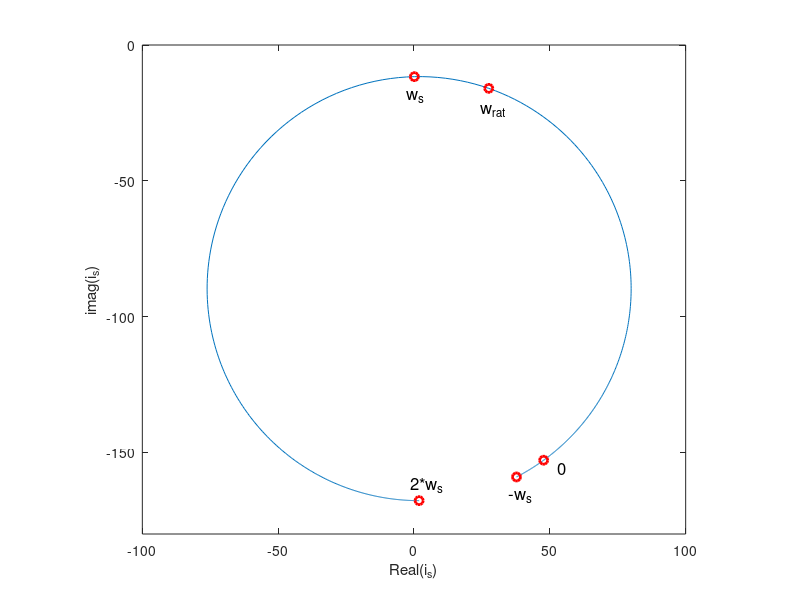
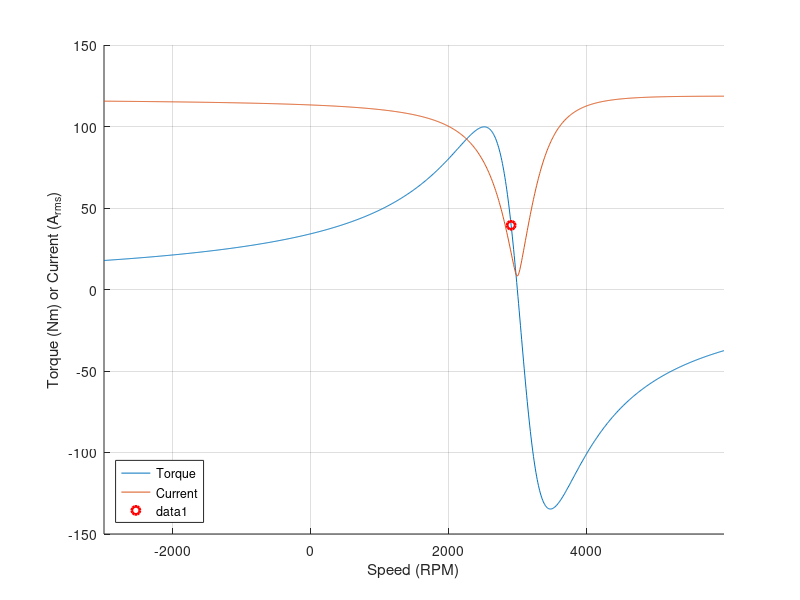
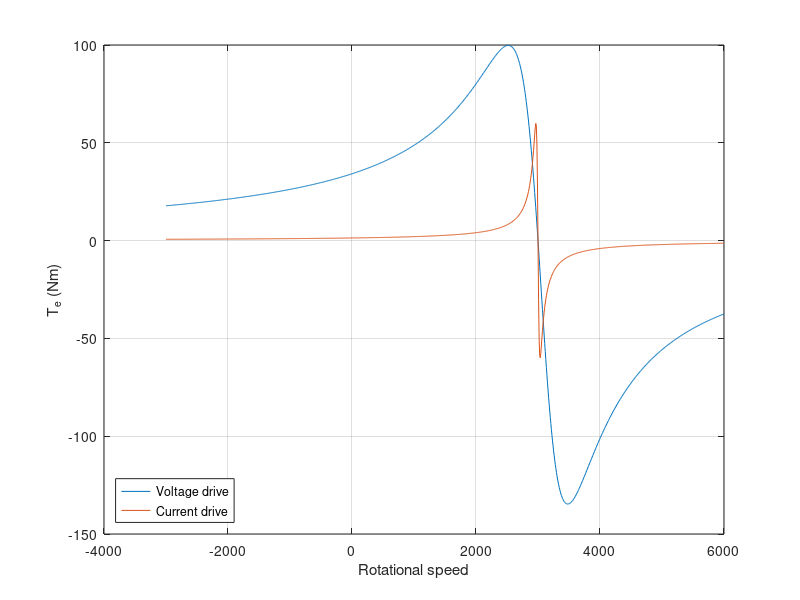

The MATLAB source for these figures, in order:
clear all

%machine properties
Ls = 0.085;
Lr = 0.085;
M = 0.082;
Rs = 0.3;
Rr = 0.3;
J = 0.05;
n_nom = 2910; %RPM

%a)
sigma = 1 - M^2 / (Ls*Lr);

%b)
wm_rat = n_nom/60*2*pi; %rad/s

%c)
u_s = 220*sqrt(2);
w_s = 3000/60*2*pi; %rad/s

%i_s_fun = @(wm) (u_s/())

w_mech = (-w_s : 3*w_s/999 : 2*w_s)';
w_slip = (w_s - w_mech);

i_s_fun = @(wslip) (u_s./(Rs+1i*w_s*Ls+M^2*wslip*w_s./(Rr+1i*wslip*Lr)));

% i_s = u_s./(Rs+1i*w_s*Ls+M^2*w_slip*w_s./(Rr+1i*w_slip*Lr));
i_s = i_s_fun(w_slip);

figure(1)
clf
plot(real(i_s),imag(i_s),'-')
set(gcf,'Name','Circle')
xlabel('Real(i_s)')
ylabel('imag(i_s)')

axis([-100 100 -180 0])
axis equal

%special cases
i_s_s2 = i_s_fun(w_s - -w_s); %reverse rotation
i_s_s1 = i_s_fun(w_s - 0); %blocked rotor
i_s_sr = i_s_fun(w_s - wm_rat); %rated speed
i_s_s0 = i_s_fun(w_s - w_s); %synchronous speed
i_s_smin1 = i_s_fun(w_s - 2*w_s); %generating

hold on
plot(real(i_s_s2),imag(i_s_s2),'ro','LineWidth',2)
ht1 = text(real(i_s_s2)-3,imag(i_s_s2)-7,'-w_s');

plot(real(i_s_s1),imag(i_s_s1),'ro','LineWidth',2)
ht2 = text(real(i_s_s1)+5,imag(i_s_s1)-3,'0');

plot(real(i_s_sr),imag(i_s_sr),'ro','LineWidth',2)
ht3 = text(real(i_s_sr)-3,imag(i_s_sr)-8,'w_{rat}');

plot(real(i_s_s0),imag(i_s_s0),'ro','LineWidth',2)
ht4 = text(real(i_s_s0)-3,imag(i_s_s0)-7,'w_s');

plot(real(i_s_smin1),imag(i_s_smin1),'ro','LineWidth',2)
ht5 = text(real(i_s_smin1)-3,imag(i_s_smin1)+6,'2*w_s');

set([ht1 ht2 ht3 ht4 ht5],'FontSize',12)

fprintf('Rated stator current: %0.2f Arms (%0.2f Apeak)\n',abs(i_s_sr)/sqrt(2),abs(i_s_sr))

%% question g-j
p = 1;
Te = 3/2*p*(1-sigma)*Ls*abs(i_s).^2 ./ (Rr./(Lr*w_slip) + w_slip*Lr/Rr);

figure(3)
hold on
plot(w_mech/2/pi*60,Te , w_mech/2/pi*60,abs(i_s)/sqrt(2))

set(gcf,'Name','Torque vs speed and current versus speed')
xlabel('Speed (RPM)')
ylabel('Torque (Nm) or Current (A_r_m_s)')   
set(gca,'XLim',[min(w_mech/2/pi*60) max(w_mech/2/pi*60)])
legend('Torque','Current','location','SouthWest')
grid on

%rated point
w_sl = w_s - wm_rat;
Te_rat = 3/2*p*(1-sigma)*Ls*abs(i_s_sr).^2 ./ (Rr./(Lr*w_sl) + w_sl*Lr/Rr);
hold on
plot(wm_rat/2/pi*60,Te_rat,'or','LineWidth',2)

%print info on maximum torque etc
[maxT, ind] = max(Te);
fprintf('Maximum torque is %0.2f Nm, at %0.1f RPM, or %0.2f rad/s\n',...
   maxT,w_mech(ind)/2/pi*60,w_mech(ind))
[minT, ind] = min(Te);
fprintf('Minimum torque is %0.2f Nm, at %0.1f RPM, or %0.2f rad/s\n',...
   minT,w_mech(ind)/2/pi*60,w_mech(ind))

%% question k
i_s_rat = abs(i_s_sr)

%i_s no longer depends on w_m (becomes a constant instead of a vector)
Te_Idrive = 3/2*p*(1-sigma)*Ls*i_s_rat^2 ./ (Rr./(Lr*w_slip) + w_slip*Lr/Rr);

figure(5)
clf
plot(w_mech/2/pi*60 , [Te Te_Idrive])
set(gcf,'Name','Voltage and current drive')
xlabel('Rotational speed')
ylabel('T_e (Nm)')
   
legend('Voltage drive','Current drive','location','SouthWest')
grid on